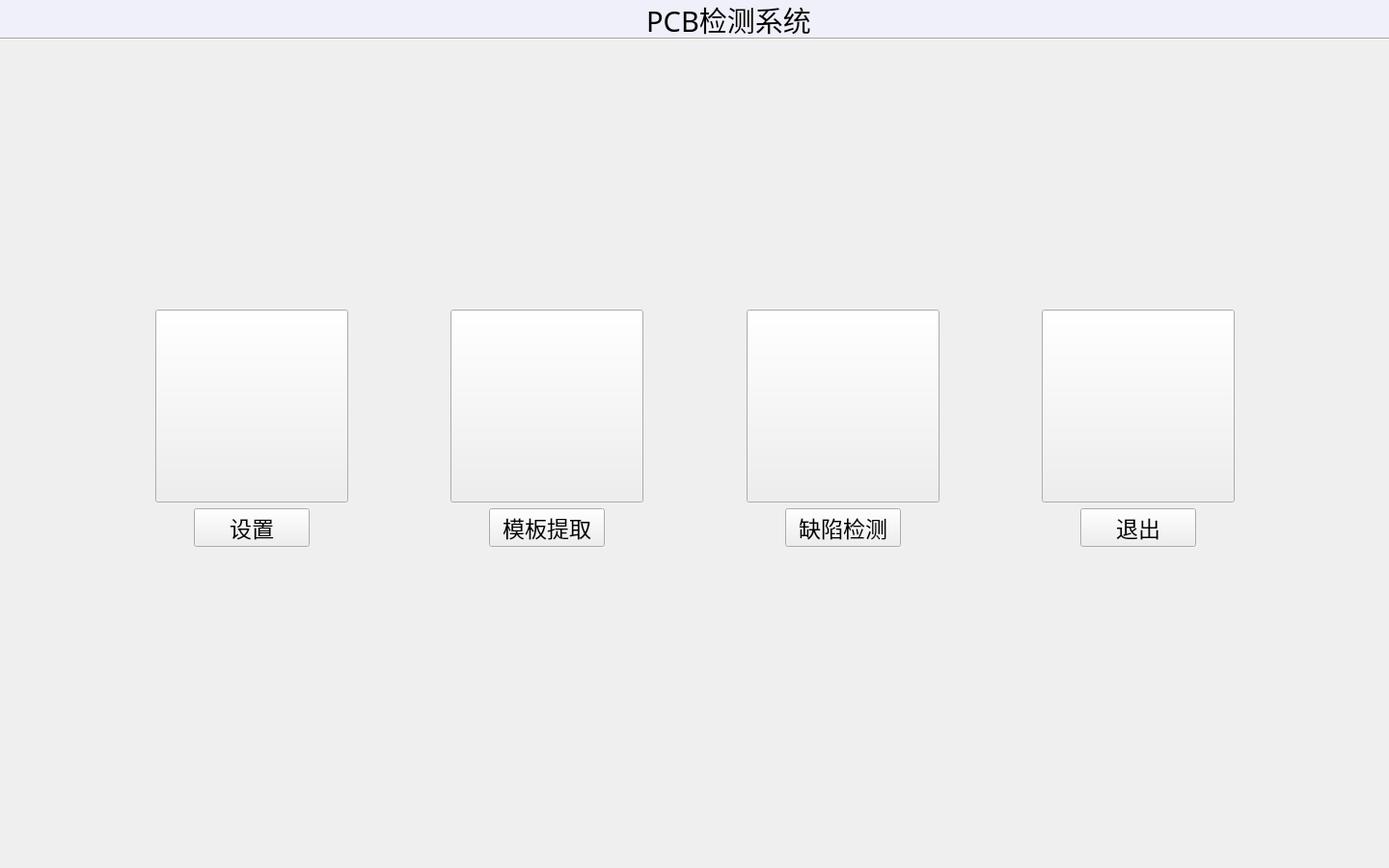
<?xml version="1.0" encoding="UTF-8"?>
<ui version="4.0">
 <class>PCBDetectClass</class>
 <widget class="QMainWindow" name="PCBDetectClass">
  <property name="geometry">
   <rect>
    <x>0</x>
    <y>0</y>
    <width>1440</width>
    <height>900</height>
   </rect>
  </property>
  <property name="sizePolicy">
   <sizepolicy hsizetype="Fixed" vsizetype="Fixed">
    <horstretch>0</horstretch>
    <verstretch>0</verstretch>
   </sizepolicy>
  </property>
  <property name="font">
   <font>
    <pointsize>16</pointsize>
   </font>
  </property>
  <property name="windowTitle">
   <string>PCBDetect</string>
  </property>
  <widget class="QWidget" name="centralWidget">
   <widget class="QLabel" name="label_logo">
    <property name="geometry">
     <rect>
      <x>620</x>
      <y>0</y>
      <width>47</width>
      <height>35</height>
     </rect>
    </property>
    <property name="sizePolicy">
     <sizepolicy hsizetype="Fixed" vsizetype="Fixed">
      <horstretch>0</horstretch>
      <verstretch>0</verstretch>
     </sizepolicy>
    </property>
    <property name="maximumSize">
     <size>
      <width>16777215</width>
      <height>16000000</height>
     </size>
    </property>
    <property name="font">
     <font>
      <pointsize>12</pointsize>
      <weight>75</weight>
      <bold>true</bold>
     </font>
    </property>
    <property name="styleSheet">
     <string notr="true">border-image: url(:/PCBDetect/icons/logo.png);</string>
    </property>
    <property name="text">
     <string/>
    </property>
    <property name="alignment">
     <set>Qt::AlignBottom|Qt::AlignHCenter</set>
    </property>
   </widget>
   <widget class="QLabel" name="label_title">
    <property name="geometry">
     <rect>
      <x>670</x>
      <y>0</y>
      <width>171</width>
      <height>41</height>
     </rect>
    </property>
    <property name="sizePolicy">
     <sizepolicy hsizetype="Fixed" vsizetype="Fixed">
      <horstretch>0</horstretch>
      <verstretch>0</verstretch>
     </sizepolicy>
    </property>
    <property name="minimumSize">
     <size>
      <width>60</width>
      <height>30</height>
     </size>
    </property>
    <property name="font">
     <font>
      <family>黑体</family>
      <pointsize>22</pointsize>
      <weight>25</weight>
      <italic>false</italic>
      <bold>false</bold>
     </font>
    </property>
    <property name="styleSheet">
     <string notr="true">font: 200 22pt &quot;黑体&quot;;</string>
    </property>
    <property name="text">
     <string>PCB检测系统</string>
    </property>
    <property name="alignment">
     <set>Qt::AlignCenter</set>
    </property>
   </widget>
   <widget class="Line" name="line">
    <property name="geometry">
     <rect>
      <x>0</x>
      <y>30</y>
      <width>1441</width>
      <height>20</height>
     </rect>
    </property>
    <property name="orientation">
     <enum>Qt::Horizontal</enum>
    </property>
   </widget>
   <widget class="QLabel" name="label_3">
    <property name="geometry">
     <rect>
      <x>0</x>
      <y>-1</y>
      <width>1441</width>
      <height>41</height>
     </rect>
    </property>
    <property name="styleSheet">
     <string notr="true">background-color: rgb(240, 240, 250);</string>
    </property>
    <property name="text">
     <string/>
    </property>
   </widget>
   <widget class="QWidget" name="layoutWidget">
    <property name="geometry">
     <rect>
      <x>150</x>
      <y>310</y>
      <width>1141</width>
      <height>268</height>
     </rect>
    </property>
    <layout class="QHBoxLayout" name="horizontalLayout_5">
     <item>
      <layout class="QVBoxLayout" name="verticalLayout">
       <item>
        <widget class="QPushButton" name="pushButton_set">
         <property name="sizePolicy">
          <sizepolicy hsizetype="Fixed" vsizetype="Fixed">
           <horstretch>0</horstretch>
           <verstretch>0</verstretch>
          </sizepolicy>
         </property>
         <property name="minimumSize">
          <size>
           <width>200</width>
           <height>200</height>
          </size>
         </property>
         <property name="maximumSize">
          <size>
           <width>200</width>
           <height>200</height>
          </size>
         </property>
         <property name="styleSheet">
          <string notr="true">border-image: url(:/PCBDetect/icons/set.png);</string>
         </property>
         <property name="text">
          <string/>
         </property>
        </widget>
       </item>
       <item>
        <spacer name="verticalSpacer">
         <property name="orientation">
          <enum>Qt::Vertical</enum>
         </property>
         <property name="sizeType">
          <enum>QSizePolicy::Fixed</enum>
         </property>
         <property name="sizeHint" stdset="0">
          <size>
           <width>20</width>
           <height>5</height>
          </size>
         </property>
        </spacer>
       </item>
       <item>
        <layout class="QHBoxLayout" name="horizontalLayout">
         <item>
          <spacer name="horizontalSpacer_4">
           <property name="orientation">
            <enum>Qt::Horizontal</enum>
           </property>
           <property name="sizeHint" stdset="0">
            <size>
             <width>40</width>
             <height>20</height>
            </size>
           </property>
          </spacer>
         </item>
         <item>
          <widget class="QPushButton" name="pushButton_set2">
           <property name="sizePolicy">
            <sizepolicy hsizetype="Fixed" vsizetype="Fixed">
             <horstretch>0</horstretch>
             <verstretch>0</verstretch>
            </sizepolicy>
           </property>
           <property name="minimumSize">
            <size>
             <width>120</width>
             <height>40</height>
            </size>
           </property>
           <property name="font">
            <font>
             <pointsize>17</pointsize>
            </font>
           </property>
           <property name="text">
            <string>设置</string>
           </property>
           <property name="autoDefault">
            <bool>false</bool>
           </property>
           <property name="default">
            <bool>false</bool>
           </property>
           <property name="flat">
            <bool>false</bool>
           </property>
          </widget>
         </item>
         <item>
          <spacer name="horizontalSpacer_5">
           <property name="orientation">
            <enum>Qt::Horizontal</enum>
           </property>
           <property name="sizeHint" stdset="0">
            <size>
             <width>40</width>
             <height>20</height>
            </size>
           </property>
          </spacer>
         </item>
        </layout>
       </item>
      </layout>
     </item>
     <item>
      <spacer name="horizontalSpacer">
       <property name="orientation">
        <enum>Qt::Horizontal</enum>
       </property>
       <property name="sizeType">
        <enum>QSizePolicy::MinimumExpanding</enum>
       </property>
       <property name="sizeHint" stdset="0">
        <size>
         <width>40</width>
         <height>20</height>
        </size>
       </property>
      </spacer>
     </item>
     <item>
      <layout class="QVBoxLayout" name="verticalLayout_2">
       <item>
        <widget class="QPushButton" name="pushButton_getTempl">
         <property name="sizePolicy">
          <sizepolicy hsizetype="Fixed" vsizetype="Fixed">
           <horstretch>0</horstretch>
           <verstretch>0</verstretch>
          </sizepolicy>
         </property>
         <property name="minimumSize">
          <size>
           <width>200</width>
           <height>200</height>
          </size>
         </property>
         <property name="maximumSize">
          <size>
           <width>200</width>
           <height>200</height>
          </size>
         </property>
         <property name="styleSheet">
          <string notr="true">border-image: url(:/PCBDetect/icons/getTempl.png);</string>
         </property>
         <property name="text">
          <string/>
         </property>
        </widget>
       </item>
       <item>
        <spacer name="verticalSpacer_2">
         <property name="orientation">
          <enum>Qt::Vertical</enum>
         </property>
         <property name="sizeType">
          <enum>QSizePolicy::Fixed</enum>
         </property>
         <property name="sizeHint" stdset="0">
          <size>
           <width>20</width>
           <height>5</height>
          </size>
         </property>
        </spacer>
       </item>
       <item>
        <layout class="QHBoxLayout" name="horizontalLayout_2">
         <item>
          <spacer name="horizontalSpacer_6">
           <property name="orientation">
            <enum>Qt::Horizontal</enum>
           </property>
           <property name="sizeHint" stdset="0">
            <size>
             <width>40</width>
             <height>20</height>
            </size>
           </property>
          </spacer>
         </item>
         <item>
          <widget class="QPushButton" name="pushButton_getTempl2">
           <property name="sizePolicy">
            <sizepolicy hsizetype="Fixed" vsizetype="Fixed">
             <horstretch>0</horstretch>
             <verstretch>0</verstretch>
            </sizepolicy>
           </property>
           <property name="minimumSize">
            <size>
             <width>120</width>
             <height>40</height>
            </size>
           </property>
           <property name="font">
            <font>
             <pointsize>17</pointsize>
            </font>
           </property>
           <property name="text">
            <string>模板提取</string>
           </property>
           <property name="flat">
            <bool>false</bool>
           </property>
          </widget>
         </item>
         <item>
          <spacer name="horizontalSpacer_7">
           <property name="orientation">
            <enum>Qt::Horizontal</enum>
           </property>
           <property name="sizeHint" stdset="0">
            <size>
             <width>40</width>
             <height>20</height>
            </size>
           </property>
          </spacer>
         </item>
        </layout>
       </item>
      </layout>
     </item>
     <item>
      <spacer name="horizontalSpacer_2">
       <property name="orientation">
        <enum>Qt::Horizontal</enum>
       </property>
       <property name="sizeType">
        <enum>QSizePolicy::MinimumExpanding</enum>
       </property>
       <property name="sizeHint" stdset="0">
        <size>
         <width>40</width>
         <height>20</height>
        </size>
       </property>
      </spacer>
     </item>
     <item>
      <layout class="QVBoxLayout" name="verticalLayout_3">
       <item>
        <widget class="QPushButton" name="pushButton_detect">
         <property name="sizePolicy">
          <sizepolicy hsizetype="Fixed" vsizetype="Fixed">
           <horstretch>0</horstretch>
           <verstretch>0</verstretch>
          </sizepolicy>
         </property>
         <property name="minimumSize">
          <size>
           <width>200</width>
           <height>200</height>
          </size>
         </property>
         <property name="maximumSize">
          <size>
           <width>200</width>
           <height>200</height>
          </size>
         </property>
         <property name="styleSheet">
          <string notr="true">border-image: url(:/PCBDetect/icons/detect.png);</string>
         </property>
         <property name="text">
          <string/>
         </property>
        </widget>
       </item>
       <item>
        <spacer name="verticalSpacer_3">
         <property name="orientation">
          <enum>Qt::Vertical</enum>
         </property>
         <property name="sizeType">
          <enum>QSizePolicy::Fixed</enum>
         </property>
         <property name="sizeHint" stdset="0">
          <size>
           <width>20</width>
           <height>5</height>
          </size>
         </property>
        </spacer>
       </item>
       <item>
        <layout class="QHBoxLayout" name="horizontalLayout_3">
         <item>
          <spacer name="horizontalSpacer_8">
           <property name="orientation">
            <enum>Qt::Horizontal</enum>
           </property>
           <property name="sizeHint" stdset="0">
            <size>
             <width>40</width>
             <height>20</height>
            </size>
           </property>
          </spacer>
         </item>
         <item>
          <widget class="QPushButton" name="pushButton_detect2">
           <property name="sizePolicy">
            <sizepolicy hsizetype="Fixed" vsizetype="Fixed">
             <horstretch>0</horstretch>
             <verstretch>0</verstretch>
            </sizepolicy>
           </property>
           <property name="minimumSize">
            <size>
             <width>120</width>
             <height>40</height>
            </size>
           </property>
           <property name="font">
            <font>
             <pointsize>17</pointsize>
            </font>
           </property>
           <property name="text">
            <string>缺陷检测</string>
           </property>
           <property name="flat">
            <bool>false</bool>
           </property>
          </widget>
         </item>
         <item>
          <spacer name="horizontalSpacer_9">
           <property name="orientation">
            <enum>Qt::Horizontal</enum>
           </property>
           <property name="sizeHint" stdset="0">
            <size>
             <width>40</width>
             <height>20</height>
            </size>
           </property>
          </spacer>
         </item>
        </layout>
       </item>
      </layout>
     </item>
     <item>
      <spacer name="horizontalSpacer_3">
       <property name="orientation">
        <enum>Qt::Horizontal</enum>
       </property>
       <property name="sizeType">
        <enum>QSizePolicy::MinimumExpanding</enum>
       </property>
       <property name="sizeHint" stdset="0">
        <size>
         <width>40</width>
         <height>20</height>
        </size>
       </property>
      </spacer>
     </item>
     <item>
      <layout class="QVBoxLayout" name="verticalLayout_4">
       <item>
        <widget class="QPushButton" name="pushButton_exit">
         <property name="sizePolicy">
          <sizepolicy hsizetype="Fixed" vsizetype="Fixed">
           <horstretch>0</horstretch>
           <verstretch>0</verstretch>
          </sizepolicy>
         </property>
         <property name="minimumSize">
          <size>
           <width>200</width>
           <height>200</height>
          </size>
         </property>
         <property name="maximumSize">
          <size>
           <width>200</width>
           <height>200</height>
          </size>
         </property>
         <property name="styleSheet">
          <string notr="true">border-image: url(:/PCBDetect/icons/exit.png);</string>
         </property>
         <property name="text">
          <string/>
         </property>
        </widget>
       </item>
       <item>
        <spacer name="verticalSpacer_4">
         <property name="orientation">
          <enum>Qt::Vertical</enum>
         </property>
         <property name="sizeType">
          <enum>QSizePolicy::Fixed</enum>
         </property>
         <property name="sizeHint" stdset="0">
          <size>
           <width>20</width>
           <height>5</height>
          </size>
         </property>
        </spacer>
       </item>
       <item>
        <layout class="QHBoxLayout" name="horizontalLayout_4">
         <item>
          <spacer name="horizontalSpacer_10">
           <property name="orientation">
            <enum>Qt::Horizontal</enum>
           </property>
           <property name="sizeHint" stdset="0">
            <size>
             <width>40</width>
             <height>20</height>
            </size>
           </property>
          </spacer>
         </item>
         <item>
          <widget class="QPushButton" name="pushButton_exit2">
           <property name="sizePolicy">
            <sizepolicy hsizetype="Fixed" vsizetype="Fixed">
             <horstretch>0</horstretch>
             <verstretch>0</verstretch>
            </sizepolicy>
           </property>
           <property name="minimumSize">
            <size>
             <width>120</width>
             <height>40</height>
            </size>
           </property>
           <property name="font">
            <font>
             <pointsize>17</pointsize>
            </font>
           </property>
           <property name="text">
            <string>退出</string>
           </property>
           <property name="flat">
            <bool>false</bool>
           </property>
          </widget>
         </item>
         <item>
          <spacer name="horizontalSpacer_11">
           <property name="orientation">
            <enum>Qt::Horizontal</enum>
           </property>
           <property name="sizeHint" stdset="0">
            <size>
             <width>40</width>
             <height>20</height>
            </size>
           </property>
          </spacer>
         </item>
        </layout>
       </item>
      </layout>
     </item>
    </layout>
   </widget>
   <zorder>layoutWidget</zorder>
   <zorder>label_3</zorder>
   <zorder>label_logo</zorder>
   <zorder>label_title</zorder>
   <zorder>line</zorder>
  </widget>
 </widget>
 <layoutdefault spacing="6" margin="11"/>
 <resources>
  <include location="PCBDetect.qrc"/>
 </resources>
 <connections/>
</ui>
